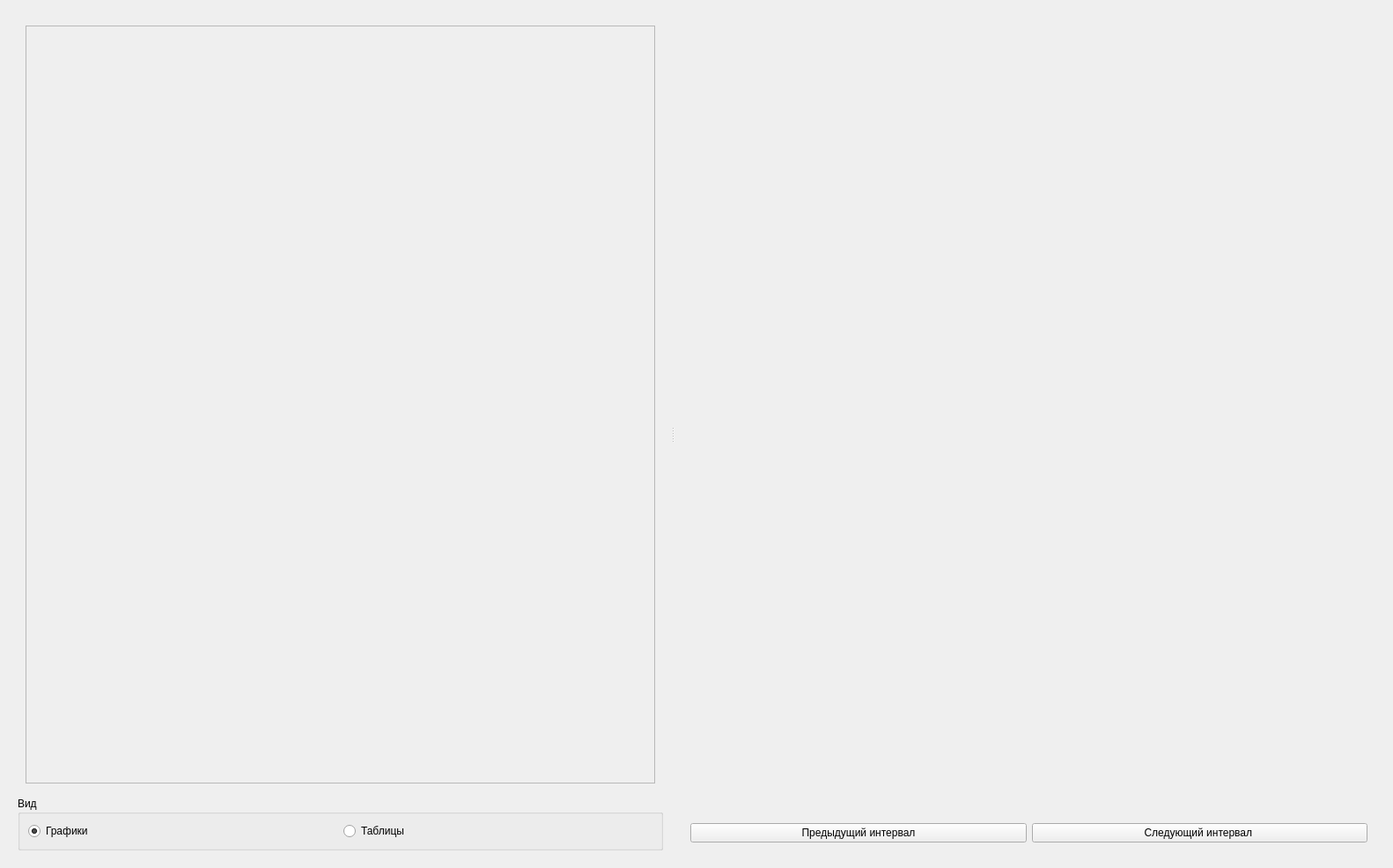
<?xml version="1.0" encoding="UTF-8"?>
<ui version="4.0">
 <class>Form</class>
 <widget class="QWidget" name="Form">
  <property name="geometry">
   <rect>
    <x>0</x>
    <y>0</y>
    <width>1582</width>
    <height>986</height>
   </rect>
  </property>
  <property name="windowTitle">
   <string>Form</string>
  </property>
  <layout class="QVBoxLayout" name="verticalLayout_9">
   <item>
    <widget class="QSplitter" name="splitter">
     <property name="orientation">
      <enum>Qt::Horizontal</enum>
     </property>
     <widget class="QFrame" name="frame">
      <property name="sizePolicy">
       <sizepolicy hsizetype="Expanding" vsizetype="Expanding">
        <horstretch>0</horstretch>
        <verstretch>0</verstretch>
       </sizepolicy>
      </property>
      <property name="minimumSize">
       <size>
        <width>400</width>
        <height>400</height>
       </size>
      </property>
      <property name="maximumSize">
       <size>
        <width>1376</width>
        <height>1225</height>
       </size>
      </property>
      <layout class="QVBoxLayout" name="verticalLayout">
       <item>
        <widget class="QStackedWidget" name="stackedWidget">
         <property name="currentIndex">
          <number>0</number>
         </property>
         <widget class="QWidget" name="page">
          <layout class="QVBoxLayout" name="verticalLayout_4">
           <item>
            <widget class="QFrame" name="graphics">
             <property name="frameShape">
              <enum>QFrame::StyledPanel</enum>
             </property>
             <property name="frameShadow">
              <enum>QFrame::Raised</enum>
             </property>
             <layout class="QVBoxLayout" name="verticalLayout_3"/>
            </widget>
           </item>
          </layout>
         </widget>
         <widget class="QWidget" name="page_2">
          <layout class="QVBoxLayout" name="verticalLayout_5">
           <item>
            <widget class="QLabel" name="label_2">
             <property name="text">
              <string>ЭЦП на забое 2</string>
             </property>
            </widget>
           </item>
           <item>
            <widget class="QTableWidget" name="tableWidget_2">
             <column>
              <property name="text">
               <string>New Column</string>
              </property>
             </column>
             <column>
              <property name="text">
               <string>New Column</string>
              </property>
             </column>
             <column>
              <property name="text">
               <string>New Column</string>
              </property>
             </column>
             <column>
              <property name="text">
               <string>New Column</string>
              </property>
             </column>
            </widget>
           </item>
           <item>
            <widget class="QLabel" name="label_3">
             <property name="text">
              <string>ЭЦП в кольцевом пространстве </string>
             </property>
            </widget>
           </item>
           <item>
            <widget class="QTableWidget" name="tableWidget_4">
             <column>
              <property name="text">
               <string>New Column</string>
              </property>
             </column>
             <column>
              <property name="text">
               <string>New Column</string>
              </property>
             </column>
             <column>
              <property name="text">
               <string>New Column</string>
              </property>
             </column>
             <column>
              <property name="text">
               <string>New Column</string>
              </property>
             </column>
            </widget>
           </item>
          </layout>
         </widget>
        </widget>
       </item>
       <item>
        <widget class="QGroupBox" name="groupBox">
         <property name="title">
          <string>Вид</string>
         </property>
         <layout class="QHBoxLayout" name="horizontalLayout_2">
          <item>
           <widget class="QRadioButton" name="radioButton_page_1">
            <property name="text">
             <string>Графики</string>
            </property>
            <property name="checked">
             <bool>true</bool>
            </property>
            <property name="autoRepeat">
             <bool>false</bool>
            </property>
            <attribute name="buttonGroup">
             <string notr="true">buttonGroup</string>
            </attribute>
           </widget>
          </item>
          <item>
           <widget class="QRadioButton" name="radioButton_page_2">
            <property name="text">
             <string>Таблицы</string>
            </property>
            <attribute name="buttonGroup">
             <string notr="true">buttonGroup</string>
            </attribute>
           </widget>
          </item>
         </layout>
        </widget>
       </item>
      </layout>
     </widget>
     <widget class="QFrame" name="frame_2">
      <layout class="QVBoxLayout" name="verticalLayout_2">
       <item>
        <widget class="QStackedWidget" name="stackedWidget_2">
         <property name="currentIndex">
          <number>0</number>
         </property>
         <widget class="QWidget" name="page_interval_1">
          <layout class="QVBoxLayout" name="verticalLayout_10">
           <item alignment="Qt::AlignHCenter|Qt::AlignTop">
            <widget class="QLabel" name="label_title">
             <property name="text">
              <string/>
             </property>
            </widget>
           </item>
          </layout>
         </widget>
        </widget>
       </item>
       <item>
        <widget class="QWidget" name="widget" native="true">
         <layout class="QHBoxLayout" name="horizontalLayout_6">
          <item>
           <widget class="QPushButton" name="pushButton_previous_page">
            <property name="text">
             <string>Предыдущий интервал</string>
            </property>
           </widget>
          </item>
          <item>
           <widget class="QPushButton" name="pushButton_next_page">
            <property name="text">
             <string>Следующий интервал </string>
            </property>
           </widget>
          </item>
         </layout>
        </widget>
       </item>
      </layout>
     </widget>
    </widget>
   </item>
  </layout>
 </widget>
 <resources/>
 <connections/>
 <buttongroups>
  <buttongroup name="buttonGroup"/>
 </buttongroups>
</ui>
